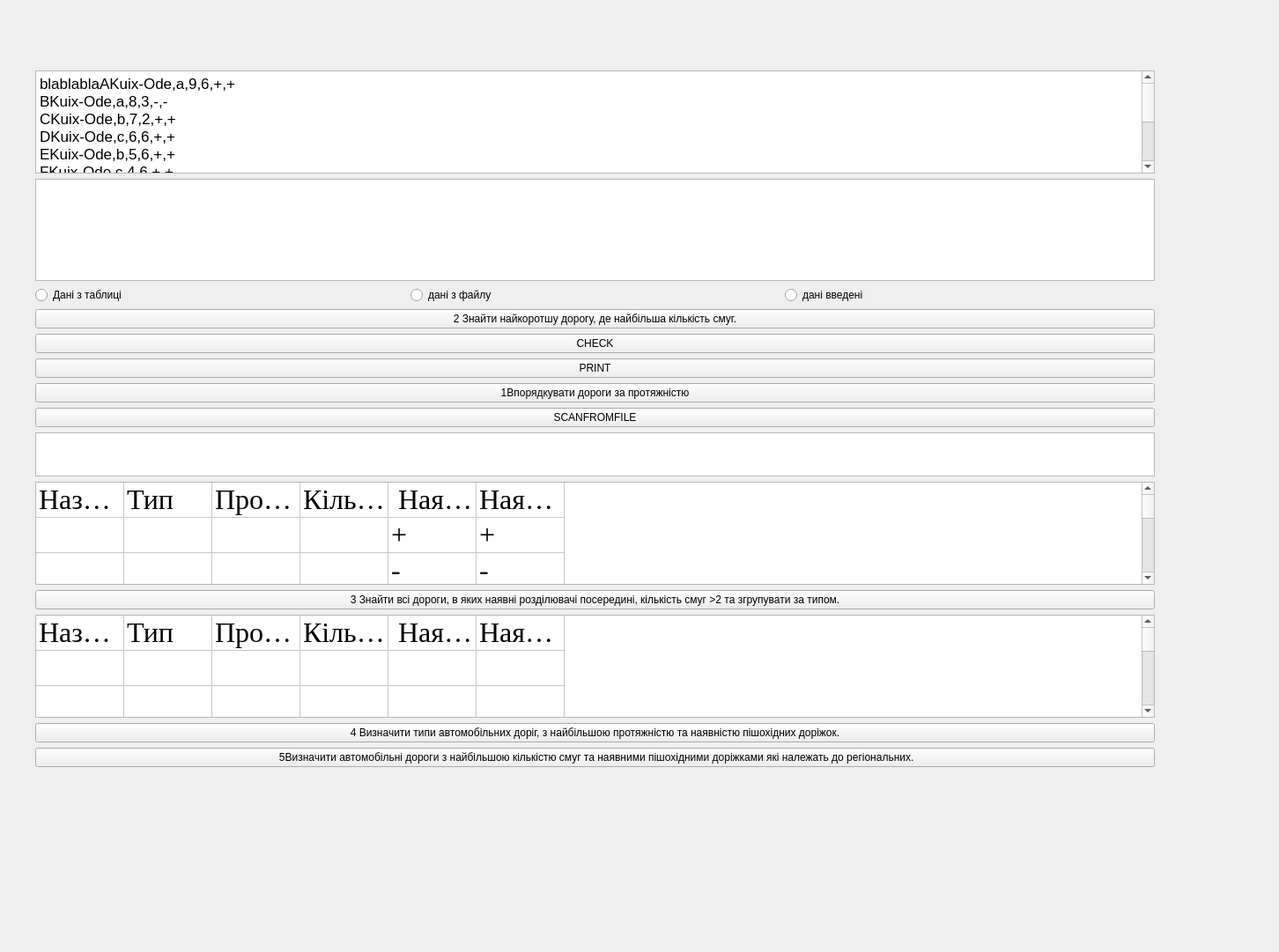
<?xml version="1.0" encoding="UTF-8"?>
<ui version="4.0">
 <class>MainWindow</class>
 <widget class="QMainWindow" name="MainWindow">
  <property name="geometry">
   <rect>
    <x>0</x>
    <y>0</y>
    <width>1452</width>
    <height>1081</height>
   </rect>
  </property>
  <property name="windowTitle">
   <string>MainWindow</string>
  </property>
  <widget class="QWidget" name="centralwidget">
   <widget class="QWidget" name="gridLayoutWidget">
    <property name="geometry">
     <rect>
      <x>40</x>
      <y>80</y>
      <width>1271</width>
      <height>791</height>
     </rect>
    </property>
    <layout class="QGridLayout" name="gridLayout">
     <item row="5" column="0">
      <widget class="QPushButton" name="PRINT">
       <property name="text">
        <string>PRINT</string>
       </property>
      </widget>
     </item>
     <item row="12" column="0">
      <widget class="QTableWidget" name="result">
       <property name="minimumSize">
        <size>
         <width>1129</width>
         <height>0</height>
        </size>
       </property>
       <property name="font">
        <font>
         <family>Times</family>
         <pointsize>24</pointsize>
        </font>
       </property>
       <property name="lineWidth">
        <number>10</number>
       </property>
       <property name="midLineWidth">
        <number>10</number>
       </property>
       <property name="rowCount">
        <number>11</number>
       </property>
       <property name="columnCount">
        <number>6</number>
       </property>
       <attribute name="horizontalHeaderVisible">
        <bool>false</bool>
       </attribute>
       <attribute name="horizontalHeaderDefaultSectionSize">
        <number>100</number>
       </attribute>
       <attribute name="horizontalHeaderHighlightSections">
        <bool>true</bool>
       </attribute>
       <attribute name="verticalHeaderVisible">
        <bool>false</bool>
       </attribute>
       <attribute name="verticalHeaderMinimumSectionSize">
        <number>29</number>
       </attribute>
       <attribute name="verticalHeaderDefaultSectionSize">
        <number>40</number>
       </attribute>
       <row/>
       <row/>
       <row/>
       <row/>
       <row/>
       <row/>
       <row/>
       <row/>
       <row/>
       <row/>
       <row/>
       <column/>
       <column/>
       <column/>
       <column/>
       <column/>
       <column/>
       <item row="0" column="0">
        <property name="text">
         <string>Назва автомобільної дороги</string>
        </property>
        <property name="foreground">
         <brush brushstyle="NoBrush">
          <color alpha="255">
           <red>255</red>
           <green>255</green>
           <blue>255</blue>
          </color>
         </brush>
        </property>
       </item>
       <item row="0" column="1">
        <property name="text">
         <string>Тип</string>
        </property>
       </item>
       <item row="0" column="2">
        <property name="text">
         <string>Протяжність</string>
        </property>
       </item>
       <item row="0" column="3">
        <property name="text">
         <string>Кількість смуг</string>
        </property>
       </item>
       <item row="0" column="4">
        <property name="text">
         <string> Наявність пішохідної доріжки </string>
        </property>
       </item>
       <item row="0" column="5">
        <property name="text">
         <string>Наявність розділювача посередині дороги</string>
        </property>
       </item>
       <item row="1" column="0">
        <property name="text">
         <string/>
        </property>
       </item>
       <item row="1" column="1">
        <property name="text">
         <string/>
        </property>
       </item>
       <item row="1" column="2">
        <property name="text">
         <string/>
        </property>
       </item>
       <item row="1" column="3">
        <property name="text">
         <string/>
        </property>
       </item>
       <item row="1" column="4">
        <property name="text">
         <string/>
        </property>
       </item>
       <item row="1" column="5">
        <property name="text">
         <string/>
        </property>
       </item>
       <item row="2" column="0">
        <property name="text">
         <string/>
        </property>
       </item>
       <item row="2" column="1">
        <property name="text">
         <string/>
        </property>
       </item>
       <item row="2" column="2">
        <property name="text">
         <string/>
        </property>
       </item>
       <item row="2" column="3">
        <property name="text">
         <string/>
        </property>
       </item>
       <item row="2" column="4">
        <property name="text">
         <string/>
        </property>
       </item>
       <item row="2" column="5">
        <property name="text">
         <string/>
        </property>
       </item>
       <item row="3" column="0">
        <property name="text">
         <string/>
        </property>
       </item>
       <item row="3" column="1">
        <property name="text">
         <string/>
        </property>
       </item>
       <item row="3" column="2">
        <property name="text">
         <string/>
        </property>
       </item>
       <item row="3" column="3">
        <property name="text">
         <string/>
        </property>
       </item>
       <item row="3" column="4">
        <property name="text">
         <string/>
        </property>
       </item>
       <item row="3" column="5">
        <property name="text">
         <string/>
        </property>
       </item>
       <item row="4" column="0">
        <property name="text">
         <string/>
        </property>
       </item>
       <item row="4" column="1">
        <property name="text">
         <string/>
        </property>
       </item>
       <item row="4" column="2">
        <property name="text">
         <string/>
        </property>
       </item>
       <item row="4" column="3">
        <property name="text">
         <string/>
        </property>
       </item>
       <item row="4" column="4">
        <property name="text">
         <string/>
        </property>
       </item>
       <item row="4" column="5">
        <property name="text">
         <string/>
        </property>
       </item>
       <item row="5" column="0">
        <property name="text">
         <string/>
        </property>
       </item>
       <item row="5" column="1">
        <property name="text">
         <string/>
        </property>
       </item>
       <item row="5" column="2">
        <property name="text">
         <string/>
        </property>
       </item>
       <item row="5" column="3">
        <property name="text">
         <string/>
        </property>
       </item>
       <item row="5" column="4">
        <property name="text">
         <string/>
        </property>
       </item>
       <item row="5" column="5">
        <property name="text">
         <string/>
        </property>
       </item>
       <item row="6" column="0">
        <property name="text">
         <string/>
        </property>
       </item>
       <item row="6" column="1">
        <property name="text">
         <string/>
        </property>
       </item>
       <item row="6" column="2">
        <property name="text">
         <string/>
        </property>
       </item>
       <item row="6" column="3">
        <property name="text">
         <string/>
        </property>
       </item>
       <item row="6" column="4">
        <property name="text">
         <string/>
        </property>
       </item>
       <item row="6" column="5">
        <property name="text">
         <string/>
        </property>
       </item>
       <item row="7" column="0">
        <property name="text">
         <string/>
        </property>
       </item>
       <item row="7" column="1">
        <property name="text">
         <string/>
        </property>
       </item>
       <item row="7" column="2">
        <property name="text">
         <string/>
        </property>
       </item>
       <item row="7" column="3">
        <property name="text">
         <string/>
        </property>
       </item>
       <item row="7" column="4">
        <property name="text">
         <string/>
        </property>
       </item>
       <item row="7" column="5">
        <property name="text">
         <string/>
        </property>
       </item>
       <item row="8" column="0">
        <property name="text">
         <string/>
        </property>
       </item>
       <item row="8" column="1">
        <property name="text">
         <string/>
        </property>
       </item>
       <item row="8" column="2">
        <property name="text">
         <string/>
        </property>
       </item>
       <item row="8" column="3">
        <property name="text">
         <string/>
        </property>
       </item>
       <item row="8" column="4">
        <property name="text">
         <string/>
        </property>
       </item>
       <item row="8" column="5">
        <property name="text">
         <string/>
        </property>
       </item>
       <item row="9" column="0">
        <property name="text">
         <string/>
        </property>
       </item>
       <item row="9" column="1">
        <property name="text">
         <string/>
        </property>
       </item>
       <item row="9" column="2">
        <property name="text">
         <string/>
        </property>
       </item>
       <item row="9" column="3">
        <property name="text">
         <string/>
        </property>
       </item>
       <item row="9" column="4">
        <property name="text">
         <string/>
        </property>
       </item>
       <item row="9" column="5">
        <property name="text">
         <string/>
        </property>
       </item>
       <item row="10" column="0">
        <property name="text">
         <string/>
        </property>
       </item>
       <item row="10" column="1">
        <property name="text">
         <string/>
        </property>
       </item>
       <item row="10" column="2">
        <property name="text">
         <string/>
        </property>
       </item>
       <item row="10" column="3">
        <property name="text">
         <string/>
        </property>
       </item>
       <item row="10" column="4">
        <property name="text">
         <string/>
        </property>
       </item>
       <item row="10" column="5">
        <property name="text">
         <string/>
        </property>
       </item>
      </widget>
     </item>
     <item row="14" column="0">
      <widget class="QPushButton" name="Task5">
       <property name="text">
        <string> 5Визначити автомобільні дороги з найбільшою кількістю смуг та наявними пішохідними доріжками які належать до регіональних.</string>
       </property>
      </widget>
     </item>
     <item row="7" column="0">
      <widget class="QPushButton" name="scan">
       <property name="text">
        <string>SCANFROMFILE</string>
       </property>
      </widget>
     </item>
     <item row="0" column="0">
      <widget class="QTextEdit" name="textEdit">
       <property name="html">
        <string>&lt;!DOCTYPE HTML PUBLIC &quot;-//W3C//DTD HTML 4.0//EN&quot; &quot;http://www.w3.org/TR/REC-html40/strict.dtd&quot;&gt;
&lt;html&gt;&lt;head&gt;&lt;meta name=&quot;qrichtext&quot; content=&quot;1&quot; /&gt;&lt;style type=&quot;text/css&quot;&gt;
p, li { white-space: pre-wrap; }
&lt;/style&gt;&lt;/head&gt;&lt;body style=&quot; font-family:'.AppleSystemUIFont'; font-size:13pt; font-weight:400; font-style:normal;&quot;&gt;
&lt;p style=&quot; margin-top:0px; margin-bottom:0px; margin-left:0px; margin-right:0px; -qt-block-indent:0; text-indent:0px;&quot;&gt;blablablaAKuix-Ode,a,9,6,+,+&lt;/p&gt;
&lt;p style=&quot; margin-top:0px; margin-bottom:0px; margin-left:0px; margin-right:0px; -qt-block-indent:0; text-indent:0px;&quot;&gt;BKuix-Ode,a,8,3,-,-&lt;/p&gt;
&lt;p style=&quot; margin-top:0px; margin-bottom:0px; margin-left:0px; margin-right:0px; -qt-block-indent:0; text-indent:0px;&quot;&gt;CKuix-Ode,b,7,2,+,+&lt;/p&gt;
&lt;p style=&quot; margin-top:0px; margin-bottom:0px; margin-left:0px; margin-right:0px; -qt-block-indent:0; text-indent:0px;&quot;&gt;DKuix-Ode,c,6,6,+,+&lt;/p&gt;
&lt;p style=&quot; margin-top:0px; margin-bottom:0px; margin-left:0px; margin-right:0px; -qt-block-indent:0; text-indent:0px;&quot;&gt;EKuix-Ode,b,5,6,+,+&lt;/p&gt;
&lt;p style=&quot; margin-top:0px; margin-bottom:0px; margin-left:0px; margin-right:0px; -qt-block-indent:0; text-indent:0px;&quot;&gt;FKuix-Ode,c,4,6,+,+&lt;/p&gt;
&lt;p style=&quot; margin-top:0px; margin-bottom:0px; margin-left:0px; margin-right:0px; -qt-block-indent:0; text-indent:0px;&quot;&gt;GKuix-Ode,a,3,6,+,+&lt;/p&gt;
&lt;p style=&quot; margin-top:0px; margin-bottom:0px; margin-left:0px; margin-right:0px; -qt-block-indent:0; text-indent:0px;&quot;&gt;EKuix-Ode,b,2,6,+,-&lt;/p&gt;
&lt;p style=&quot; margin-top:0px; margin-bottom:0px; margin-left:0px; margin-right:0px; -qt-block-indent:0; text-indent:0px;&quot;&gt;Huix-Ode,a,1,6,-,+&lt;/p&gt;
&lt;p style=&quot;-qt-paragraph-type:empty; margin-top:0px; margin-bottom:0px; margin-left:0px; margin-right:0px; -qt-block-indent:0; text-indent:0px;&quot;&gt;&lt;br /&gt;&lt;/p&gt;
&lt;p style=&quot;-qt-paragraph-type:empty; margin-top:0px; margin-bottom:0px; margin-left:0px; margin-right:0px; -qt-block-indent:0; text-indent:0px;&quot;&gt;&lt;br /&gt;&lt;/p&gt;&lt;/body&gt;&lt;/html&gt;</string>
       </property>
      </widget>
     </item>
     <item row="11" column="0">
      <widget class="QPushButton" name="Task3">
       <property name="text">
        <string>3 Знайти всі дороги, в яких наявні розділювачі посередині, кількість смуг &gt;2 та згрупувати за типом.</string>
       </property>
      </widget>
     </item>
     <item row="8" column="0">
      <widget class="QTextEdit" name="max">
       <property name="maximumSize">
        <size>
         <width>16777215</width>
         <height>50</height>
        </size>
       </property>
      </widget>
     </item>
     <item row="6" column="0">
      <widget class="QPushButton" name="pushButton">
       <property name="text">
        <string>1Впорядкувати дороги за протяжністю</string>
       </property>
      </widget>
     </item>
     <item row="3" column="0">
      <widget class="QPushButton" name="MAX">
       <property name="text">
        <string>2 Знайти найкоротшу дорогу, де найбільша кількість смуг.</string>
       </property>
      </widget>
     </item>
     <item row="13" column="0">
      <widget class="QPushButton" name="TAsk4">
       <property name="text">
        <string>4 Визначити типи автомобільних доріг, з найбільшою протяжністю та наявністю пішохідних доріжок.</string>
       </property>
      </widget>
     </item>
     <item row="4" column="0">
      <widget class="QPushButton" name="tmmpp">
       <property name="text">
        <string>CHECK</string>
       </property>
      </widget>
     </item>
     <item row="1" column="0">
      <widget class="QTextEdit" name="tmp"/>
     </item>
     <item row="9" column="0">
      <widget class="QTableWidget" name="information">
       <property name="minimumSize">
        <size>
         <width>1129</width>
         <height>0</height>
        </size>
       </property>
       <property name="font">
        <font>
         <family>Times</family>
         <pointsize>24</pointsize>
        </font>
       </property>
       <property name="lineWidth">
        <number>10</number>
       </property>
       <property name="midLineWidth">
        <number>10</number>
       </property>
       <property name="rowCount">
        <number>11</number>
       </property>
       <property name="columnCount">
        <number>6</number>
       </property>
       <attribute name="horizontalHeaderVisible">
        <bool>false</bool>
       </attribute>
       <attribute name="horizontalHeaderDefaultSectionSize">
        <number>100</number>
       </attribute>
       <attribute name="horizontalHeaderHighlightSections">
        <bool>true</bool>
       </attribute>
       <attribute name="verticalHeaderVisible">
        <bool>false</bool>
       </attribute>
       <attribute name="verticalHeaderMinimumSectionSize">
        <number>29</number>
       </attribute>
       <attribute name="verticalHeaderDefaultSectionSize">
        <number>40</number>
       </attribute>
       <row/>
       <row/>
       <row/>
       <row/>
       <row/>
       <row/>
       <row/>
       <row/>
       <row/>
       <row/>
       <row/>
       <column/>
       <column/>
       <column/>
       <column/>
       <column/>
       <column/>
       <item row="0" column="0">
        <property name="text">
         <string>Назва автомобільної дороги</string>
        </property>
        <property name="foreground">
         <brush brushstyle="NoBrush">
          <color alpha="255">
           <red>255</red>
           <green>255</green>
           <blue>255</blue>
          </color>
         </brush>
        </property>
       </item>
       <item row="0" column="1">
        <property name="text">
         <string>Тип</string>
        </property>
       </item>
       <item row="0" column="2">
        <property name="text">
         <string>Протяжність</string>
        </property>
       </item>
       <item row="0" column="3">
        <property name="text">
         <string>Кількість смуг</string>
        </property>
       </item>
       <item row="0" column="4">
        <property name="text">
         <string> Наявність пішохідної доріжки </string>
        </property>
       </item>
       <item row="0" column="5">
        <property name="text">
         <string>Наявність розділювача посередині дороги</string>
        </property>
       </item>
       <item row="1" column="0">
        <property name="text">
         <string/>
        </property>
       </item>
       <item row="1" column="1">
        <property name="text">
         <string/>
        </property>
       </item>
       <item row="1" column="2">
        <property name="text">
         <string/>
        </property>
       </item>
       <item row="1" column="3">
        <property name="text">
         <string/>
        </property>
       </item>
       <item row="1" column="4">
        <property name="text">
         <string>+</string>
        </property>
       </item>
       <item row="1" column="5">
        <property name="text">
         <string>+</string>
        </property>
       </item>
       <item row="2" column="0">
        <property name="text">
         <string/>
        </property>
       </item>
       <item row="2" column="1">
        <property name="text">
         <string/>
        </property>
       </item>
       <item row="2" column="2">
        <property name="text">
         <string/>
        </property>
       </item>
       <item row="2" column="3">
        <property name="text">
         <string/>
        </property>
       </item>
       <item row="2" column="4">
        <property name="text">
         <string>-</string>
        </property>
       </item>
       <item row="2" column="5">
        <property name="text">
         <string>-</string>
        </property>
       </item>
       <item row="3" column="0">
        <property name="text">
         <string/>
        </property>
       </item>
       <item row="3" column="1">
        <property name="text">
         <string/>
        </property>
       </item>
       <item row="3" column="2">
        <property name="text">
         <string/>
        </property>
       </item>
       <item row="3" column="3">
        <property name="text">
         <string/>
        </property>
       </item>
       <item row="3" column="4">
        <property name="text">
         <string>-</string>
        </property>
       </item>
       <item row="3" column="5">
        <property name="text">
         <string>+</string>
        </property>
       </item>
       <item row="4" column="0">
        <property name="text">
         <string/>
        </property>
       </item>
       <item row="4" column="1">
        <property name="text">
         <string/>
        </property>
       </item>
       <item row="4" column="2">
        <property name="text">
         <string>123</string>
        </property>
       </item>
       <item row="4" column="3">
        <property name="text">
         <string/>
        </property>
       </item>
       <item row="4" column="4">
        <property name="text">
         <string>+</string>
        </property>
       </item>
       <item row="4" column="5">
        <property name="text">
         <string>-</string>
        </property>
       </item>
       <item row="5" column="0">
        <property name="text">
         <string/>
        </property>
       </item>
       <item row="5" column="1">
        <property name="text">
         <string>b</string>
        </property>
       </item>
       <item row="5" column="2">
        <property name="text">
         <string>237</string>
        </property>
       </item>
       <item row="5" column="3">
        <property name="text">
         <string>7</string>
        </property>
       </item>
       <item row="5" column="4">
        <property name="text">
         <string>+</string>
        </property>
       </item>
       <item row="5" column="5">
        <property name="text">
         <string>-</string>
        </property>
       </item>
       <item row="6" column="0">
        <property name="text">
         <string>Kiuy-Koval</string>
        </property>
       </item>
       <item row="6" column="1">
        <property name="text">
         <string>c</string>
        </property>
       </item>
       <item row="6" column="2">
        <property name="text">
         <string>43</string>
        </property>
       </item>
       <item row="6" column="3">
        <property name="text">
         <string>8</string>
        </property>
       </item>
       <item row="6" column="4">
        <property name="text">
         <string>-</string>
        </property>
       </item>
       <item row="6" column="5">
        <property name="text">
         <string>-</string>
        </property>
       </item>
       <item row="7" column="0">
        <property name="text">
         <string>Lviiv-Dnipro</string>
        </property>
       </item>
       <item row="7" column="1">
        <property name="text">
         <string>a</string>
        </property>
       </item>
       <item row="7" column="2">
        <property name="text">
         <string>280</string>
        </property>
       </item>
       <item row="7" column="3">
        <property name="text">
         <string>5</string>
        </property>
       </item>
       <item row="7" column="4">
        <property name="text">
         <string>-</string>
        </property>
       </item>
       <item row="7" column="5">
        <property name="text">
         <string>+</string>
        </property>
       </item>
       <item row="8" column="0">
        <property name="text">
         <string>Odessa-Oleh</string>
        </property>
       </item>
       <item row="8" column="1">
        <property name="text">
         <string>b</string>
        </property>
       </item>
       <item row="8" column="2">
        <property name="text">
         <string>250</string>
        </property>
       </item>
       <item row="8" column="3">
        <property name="text">
         <string>4</string>
        </property>
       </item>
       <item row="8" column="4">
        <property name="text">
         <string>+</string>
        </property>
       </item>
       <item row="8" column="5">
        <property name="text">
         <string>-</string>
        </property>
       </item>
       <item row="9" column="0">
        <property name="text">
         <string/>
        </property>
       </item>
       <item row="9" column="1">
        <property name="text">
         <string/>
        </property>
       </item>
       <item row="9" column="2">
        <property name="text">
         <string/>
        </property>
       </item>
       <item row="9" column="3">
        <property name="text">
         <string/>
        </property>
       </item>
       <item row="9" column="4">
        <property name="text">
         <string/>
        </property>
       </item>
       <item row="9" column="5">
        <property name="text">
         <string/>
        </property>
       </item>
       <item row="10" column="0">
        <property name="text">
         <string/>
        </property>
       </item>
       <item row="10" column="1">
        <property name="text">
         <string/>
        </property>
       </item>
       <item row="10" column="2">
        <property name="text">
         <string/>
        </property>
       </item>
       <item row="10" column="3">
        <property name="text">
         <string/>
        </property>
       </item>
       <item row="10" column="4">
        <property name="text">
         <string/>
        </property>
       </item>
       <item row="10" column="5">
        <property name="text">
         <string/>
        </property>
       </item>
      </widget>
     </item>
     <item row="2" column="0">
      <layout class="QHBoxLayout" name="horizontalLayout">
       <item>
        <widget class="QRadioButton" name="rbtable">
         <property name="text">
          <string>Дані з таблиці</string>
         </property>
        </widget>
       </item>
       <item>
        <widget class="QRadioButton" name="rbfile">
         <property name="text">
          <string>дані з файлу</string>
         </property>
        </widget>
       </item>
       <item>
        <widget class="QRadioButton" name="rbwritten">
         <property name="text">
          <string>дані введені</string>
         </property>
        </widget>
       </item>
      </layout>
     </item>
    </layout>
   </widget>
  </widget>
  <widget class="QMenuBar" name="menubar">
   <property name="geometry">
    <rect>
     <x>0</x>
     <y>0</y>
     <width>1452</width>
     <height>22</height>
    </rect>
   </property>
  </widget>
 </widget>
 <resources/>
 <connections/>
</ui>
